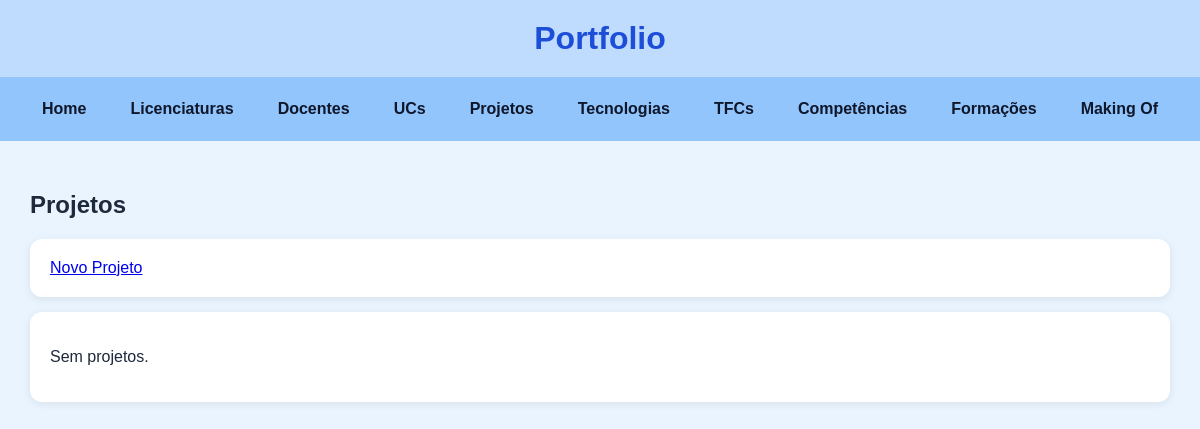
The app's page /portfolio/projetos/, older data.
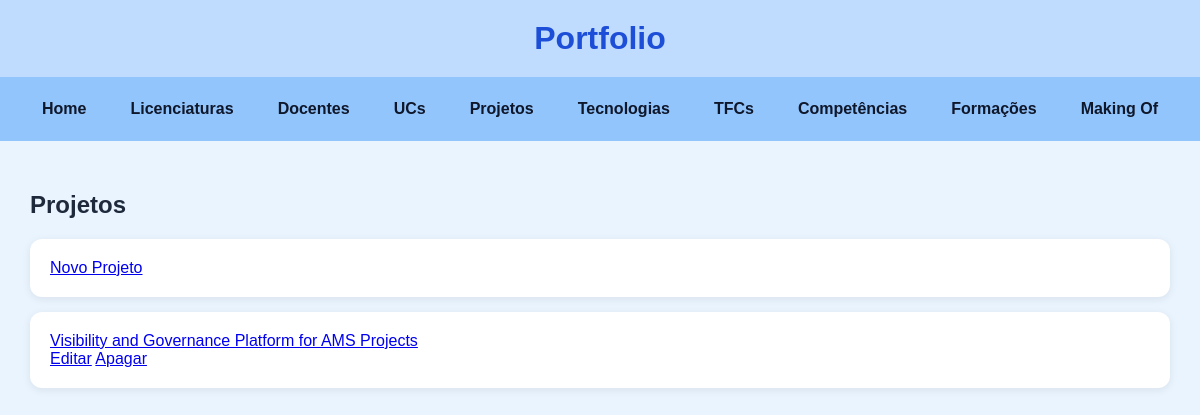
The same page, newer data.
### portfolio/models.py (models this page shows, shortened)
class Projeto(models.Model):
    titulo = models.CharField(max_length=150)
    descricao = models.TextField()
    conceitos_aplicados = models.TextField(blank=True)
    git_url = models.URLField(blank=True)
    demo_url = models.URLField(blank=True)
    video_url = models.URLField(blank=True)
    imagem = models.ImageField(upload_to='projetos/', blank=True, null=True)
    data = models.DateField(blank=True, null=True)
    unidade_curricular = models.ForeignKey(UnidadeCurricular, on_delete=models.CASCADE, related_name="projetos")
    tecnologias = models.ManyToManyField(Tecnologia, related_name="projetos", blank=True)

### portfolio/views.py (the view)
# urls.py: path("projetos/", views.projetos_view, name="projetos"),
def projetos_view(request):
    projetos = Projeto.objects.all()
    return render(request, "portfolio/projetos.html", {"projetos": projetos})

### portfolio/templates/portfolio/projetos.html (shortened to what this page needs)
{% extends "portfolio/base.html" %}
{% block content %}
    <h2>Projetos</h2>
     <div class="card">
        <a href="{% url 'projeto_novo' %}">Novo Projeto</a>
    </div>
    {% for projeto in projetos %}
        <div class="card">
             <a href="{% url 'projeto' projeto.id %}">{{ projeto.titulo }}</a>
               <br>
             <a href="{% url 'edita_projeto' projeto.id %}">Editar</a>
             <a href="{% url 'apaga_projeto' projeto.id %}">Apagar</a>
        </div>
    {% empty %}
        <div class="card">
            <p>Sem projetos.</p>
        </div>
    {% endfor %}
{% endblock %}

Row changes from the older to the newer data that the page shows:
added Projeto: titulo "Visibility and Governance Platform for AMS Projects"
Text that changed along with them:
text no longer shown: "Sem projetos."
